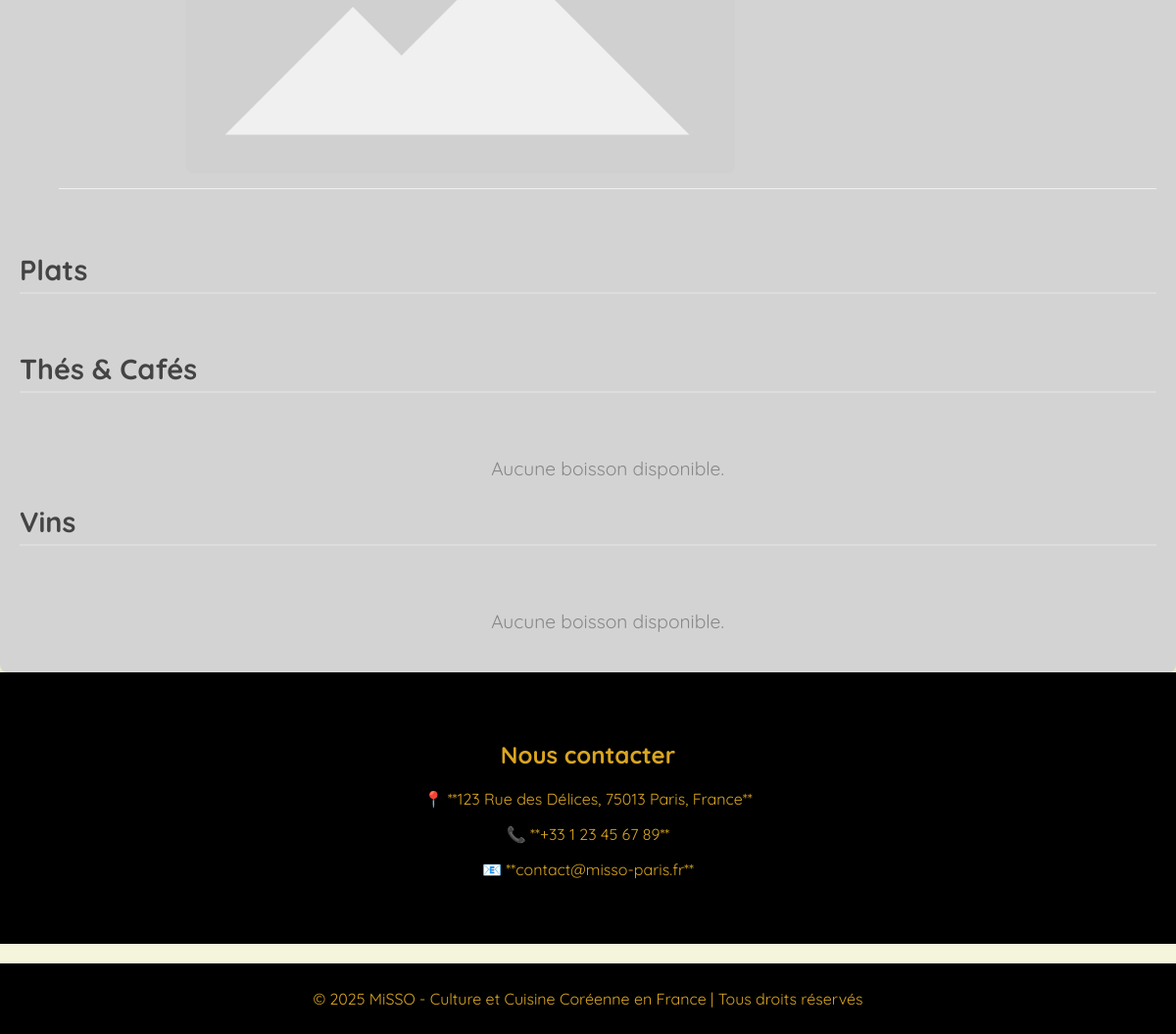
/restaurants/traiteur/ (lower part), run on an earlier commit of the app's database.
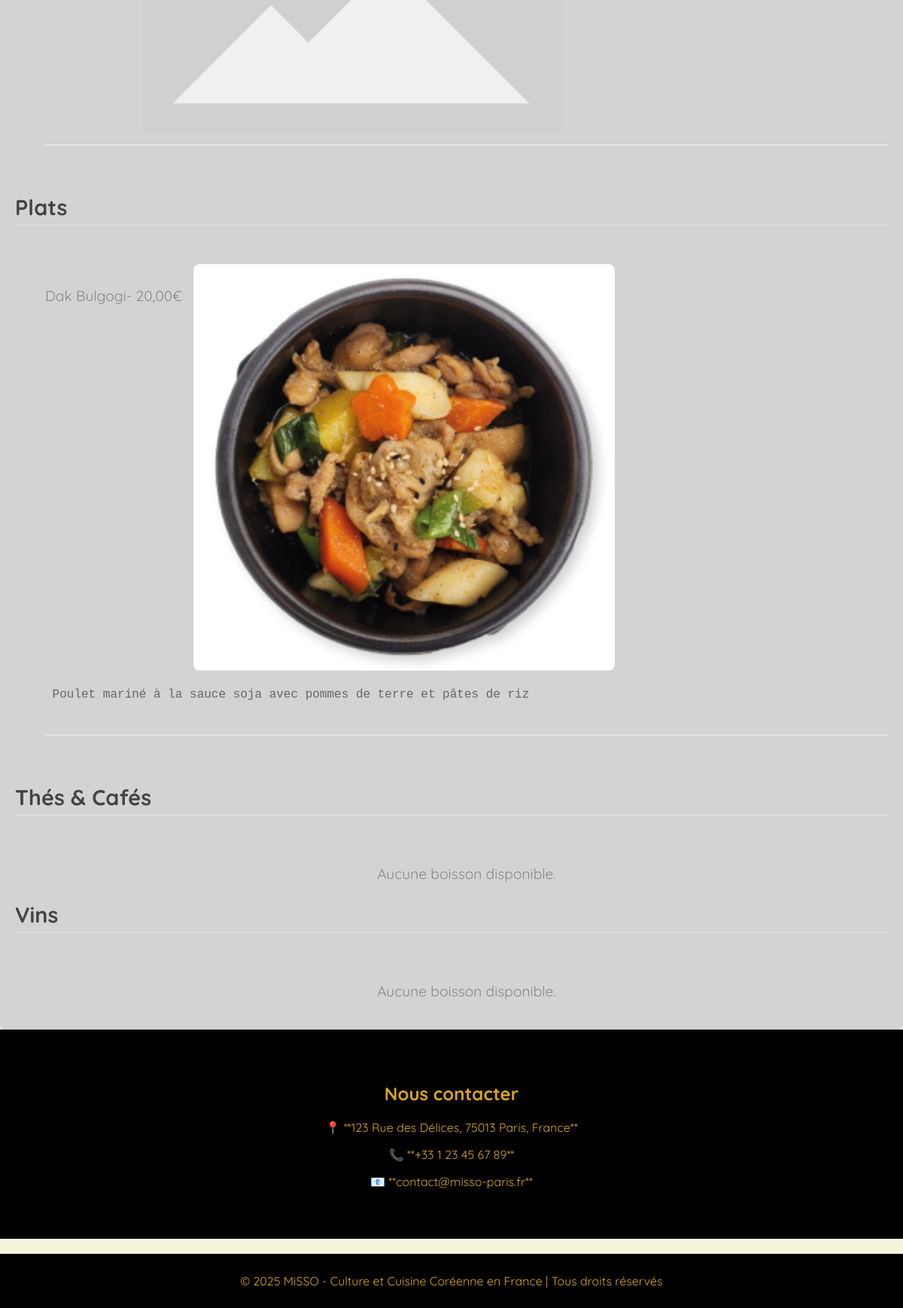
And on a later commit of the database.
### menu/models.py (models this page shows, shortened)
class Plat(models.Model):
    menu = models.ForeignKey(Menu, on_delete=models.CASCADE)
    categorie = models.ForeignKey(CategoriePlat, on_delete=models.CASCADE)
    nom  = models.CharField(max_length=100, unique=True)
    prix = models.DecimalField(max_digits=6, decimal_places=2)
    description = models.TextField(blank=True, null=True)
    image_path = models.CharField(max_length=255, blank=True, null=True)

class CategoriePlat(models.Model):
    nom  = models.CharField(max_length=100, unique=True)
    description = models.TextField(blank=True, null=True)

class CategorieBoisson(models.Model):
    nom  = models.CharField(max_length=100, unique=True)
    description = models.TextField(blank=True, null=True)

### menu/views.py (the view)
# urls.py: path('<str:restaurant_nom>/', menu, name='menu'),
def menu(request,restaurant_nom):
    restaurant = get_object_or_404(Restaurant, nom=restaurant_nom)
    menus = Menu.objects.filter(restaurant=restaurant)
    categoriesPlats = CategoriePlat.objects.all()
    categoriesBoissons= CategorieBoisson.objects.all()
    plats = Plat.objects.filter(categorie__in=categoriesPlats, menu__in=menus)
    accompagnementsPlats = AccompagnementPlat.objects.filter(plat__in=plats)
    boissons = Boisson.objects.filter(categorie__in=categoriesBoissons, menu__in=menus)
    accompagnementsBoissons = AccompagnementBoisson.objects.filter(boisson__in=boissons)
    return render(request, 'menu/restaurant.html', { 'restaurant': restaurant,'menus': menus, 'categoriesPlats': categoriesPlats, 'plats': plats, 'accompagnementsPlats':accompagnementsPlats, 'categoriesBoissons': categoriesBoissons, 'boissons':boissons,'accompagnementsBoissons':accompagnementsBoissons})

### menu/templates/menu/restaurant.html (shortened to what this page needs)
{% extends "menu/base.html" %}
{% load static %}
{% block content %}
  {%for menu in menus%}
    {%if menu.visible%}
      {%include 'partials/menu.html'%}
    {%endif%}
    {%empty%}
    <p>Aucun menu disponible</p>
  {%endfor%}
{% endblock %}

### menu/templates/partials/menu.html (shortened to what this page needs)
{% load static %}
{% block content %}
<section id="menu" class="menu">
    <div class="menu-container">
        <h1>Notre Menu</h1><br>
        {% for categorie in categoriesPlats %}
            <h2>{{ categorie.nom }}</h2><br>
            <ol class="plats">
                {% for item in plats %}
                    {% if item.categorie.id == categorie.id and item.menu.id == menu.id %}
                        <li class="menu-item">
                            <p class="nom">{{ item.nom }}</p>
                            <p class="prix">- {{ item.prix }}€</p><br>
                            {% if item.image_path %}
                                <img src="{% static item.image_path %}" alt="{{ item.nom }}"><br>
                            {% endif %}<br>
                            <pre><p class="description"> {{ item.description }}</p></pre>
                        </li><br>
                    {% endif %}
                {% empty %}
                    <p>Aucun plat disponible.</p>
                {% endfor %}
            </ol>
        {% empty %}
            <p>Aucune catégorie disponible.</p>
        {% endfor %}
        {% for categorie in categoriesBoissons %}
        <h2>{{ categorie.nom }}</h2><br>
        <ol class="boissons">
            {% for item in boissons %}
                {% if item.categorie.id == categorie.id  and item.menu.id == menu.id%}
                    <li class="menu-item">
                        <p class="nom">{{ item.nom }}</p><br>
                        {% if item.prixBouteille %}
                        <p class="prix">Verre - {{ item.prixVerre}}€</p><br>
                        <p class="prix">Bouteille - {{ item.prixBouteille }}€</p><br>
                        {% else %}
                            <p class="prix">- {{ item.prixVerre }}€</p><br>
                        {%endif%}
                        {% if item.image_path %}
                            <img src="{% static item.image_path %}" alt="{{ item.nom }}"><br>
                        {% endif %}<br>
                        <pre><p class="description"> {{ item.description }}</p></pre>
                        <ul class="accompagnements">
                        {% for accompagnement in accompanementsBoissons %}
                            {% if item.id == accompagnement.plat.id %}
                                <li class ="accompagnement">
                                <p class="nom">{{ accompagnement.nom }}</p>
                                <p class="prix">+ ${{ accompagnement.prix }}</p><br>
                                {% if accompagnement.image_path %}
                                    <img src="{% static accompagnement.image_path %}" alt="{{ accompagnement.nom }}"><br>
                                {% endif %}<br>
                                <pre><p class="description"> {{ accompagnement.description }}</p></pre>
                                </li>
                            {% endif %}<br>
                        {% endfor %}
                        </ul>
                    </li><br>
                {% endif %}
                {% empty %}
                <p>Aucune boisson disponible.</p>
            {% endfor %}
        </ol>
    {% empty %}
        <p>Aucune catégorie disponible.</p>
    {% endfor %}
    </div>
</section>
{% endblock %}

What changed in the data, as far as the page shows it:
added Plat: nom "Dak Bulgogi", prix "20,00", image_path (picture), description "Poulet mariné à la sauce soja avec pommes de terre et pâtes de riz", shown under CategoriePlat "Plats"
